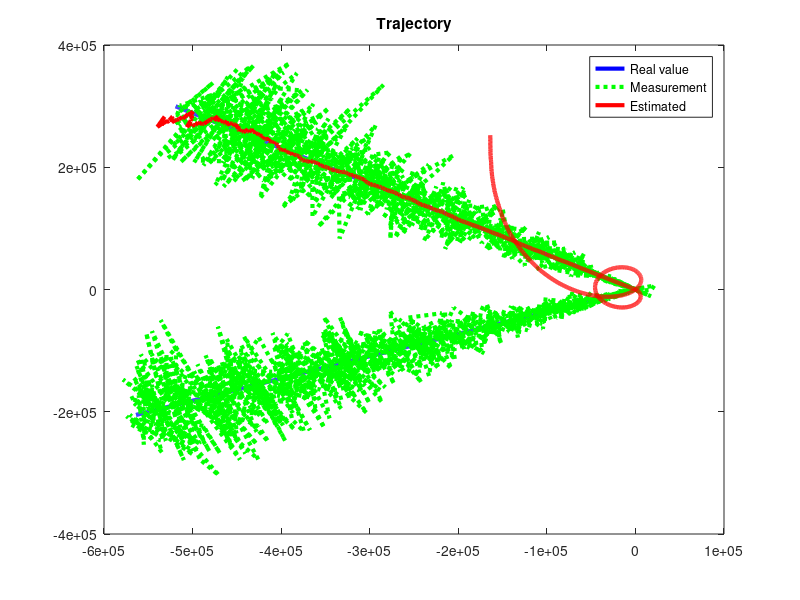
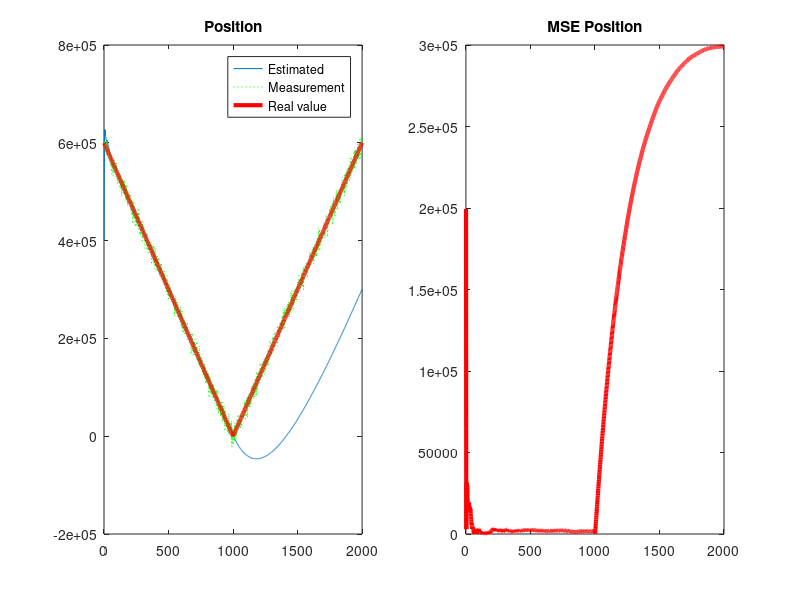
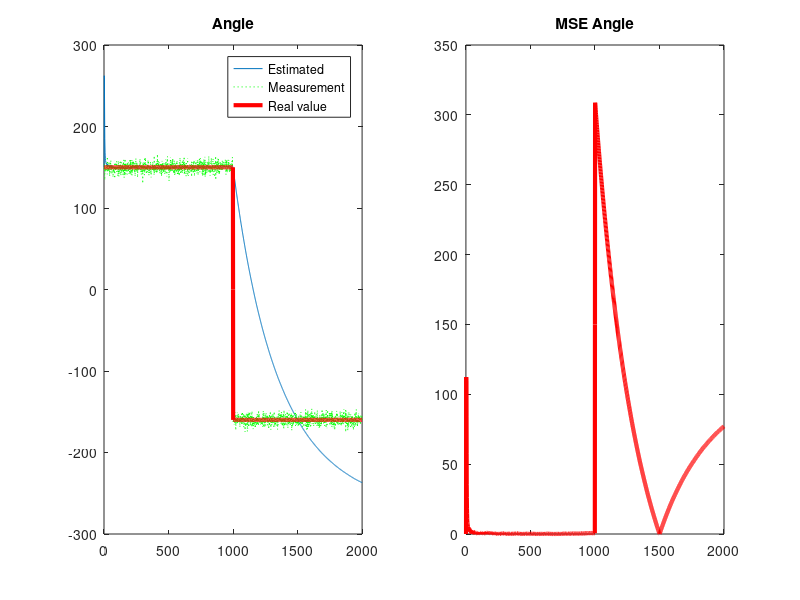

These charts were generated, in order, by the following MATLAB code:
function [] = kalman_reset(ver)

if (nargin < 1)
    ver = 1;
end

n_iter  = 2000;
delta   = 1;
total_t = n_iter*delta;

n = 1:total_t;
K = round(total_t/2);

s_rho = 1e8; % range
s_theta = 25; % bearing

V = 600; % radial speed 
R = 330; % direction 

% white noise
v_rho = s_rho^0.5*randn(size(n));
v_theta = s_theta^0.5*randn(size(n));

% Initial values
rho  = 400000;
theta = 150;

x = zeros(total_t,1);
y = x;

% Real Values
x(1) = rho*sin(theta*pi/180);
y(1) = rho*cos(theta*pi/180);

for k = 2:K
    x(k) = x(k-1) + V*sin(R*pi/180)*delta;
    y(k) = y(k-1) + V*cos(R*pi/180)*delta;
end

R = 200; % new direction

for k = K+1:total_t
    x(k) = x(k-1) + V*sin(R*pi/180)*delta;
    y(k) = y(k-1) + V*cos(R*pi/180)*delta;
end

y_offset = max(y); 
x_offset = x(y==y_offset);

% send the curve to the center
x = x - x_offset;
y = y - y_offset;

% range, bearing
r(1,:) = sqrt( x.^2 + y.^2 );
r(2,:) = (180/pi) *angle(y+1i*x); 

% Observations
rm(1,:) = r(1,:) + v_rho;
rm(2,:) = r(2,:) + v_theta;

re = kalman(s_rho,s_theta,rm,total_t, ver);

plotResults (x,y,  re, rm, n, total_t, r)

end

function [re]= kalman(s_rho,s_theta,rm,m, version)
% Prediccion
re(1,1) = 400000; % radial distance
re(2,1) = 150;% angle
re(3,1) = 600;% noise in radial distance
re(4,1) = 330;% noise in angle

% Covariance Matrix, uncentainty around predictions
P = diag([s_rho,s_theta,s_rho,s_theta]);

% Predicton matrix
F = [1 0 1 0; 0 1 0 1; 0 0 1 0; 0 0 0 1];

% For unit scalation between reading and estimation
H = [1 0 0 0;0 1 0 0 ]; 

% sensor noise
R = [s_rho 0 ; 0 s_theta];

for k = 2:m
    % Prediction : 
    re(:,k) = F*re(:,k-1); 
    P       = F*P*F'; 
  
    % Update: 
    K       = P*H'/( H*P*H' + R); % Kalman Gain
    re(:,k) = re(:,k) + K*(rm(:,k) - re(1:2,k));
    P       = (eye(4) - K*H)*P;

    if ( version == 2)
        if  abs(re(2,k) - rm(2,k)) > s_theta*4
                re(1,k) = 400000;
                re(2,k) = -150;  
                re(3,k) = 600;
                re(4,k) = 200;

              P = diag([s_rho,s_theta,s_rho,s_theta]);

        end
    end
 end

end


function plotResults (x,y,re, rm, n, m, r)

linewidth = 3; 
figure; plot(y,x,'b','LineWidth', linewidth)
hold on
y = re(1,:) .* cosd (re(2,:));
x = re(1,:) .* sind (re(2,:));
yn = rm(1,:) .*cosd (rm(2,:));
xn = rm(1,:) .*sind (rm(2,:));

%plot(yn,xn,'g:', 'LineWidth', linewidth)
%plot(y,x,'r', 'LineWidth', linewidth)

plot(yn(25:m),xn(25:m),'g:', 'LineWidth', linewidth)
plot(y(25:m),x(25:m),'r', 'LineWidth', linewidth)

title('Trajectory')
legend('Real value','Measurement', 'Estimated')


mse_pos = abs(re(1,:) - r(1,:));
mse_angle = abs(re(2,:) - r(2,:));

figure
subplot(1,2,1)
plot(n,re(1,:),n,rm(1,:),'g:',n,r(1,:),'r', 'LineWidth',linewidth)
legend( 'Estimated','Measurement','Real value')
title('Position')

subplot(1,2,2)
plot(n,mse_pos,'r','LineWidth', linewidth)
title('MSE Position')


figure
subplot(1,2,1)
plot(n,re(2,:),n,rm(2,:),'g:',n,r(2,:),'r','LineWidth', linewidth)
title('Angle')
legend( 'Estimated','Measurement', 'Real value')

subplot(1,2,2)
plot(n,mse_angle,'r','LineWidth', linewidth)
title('MSE Angle')


end
